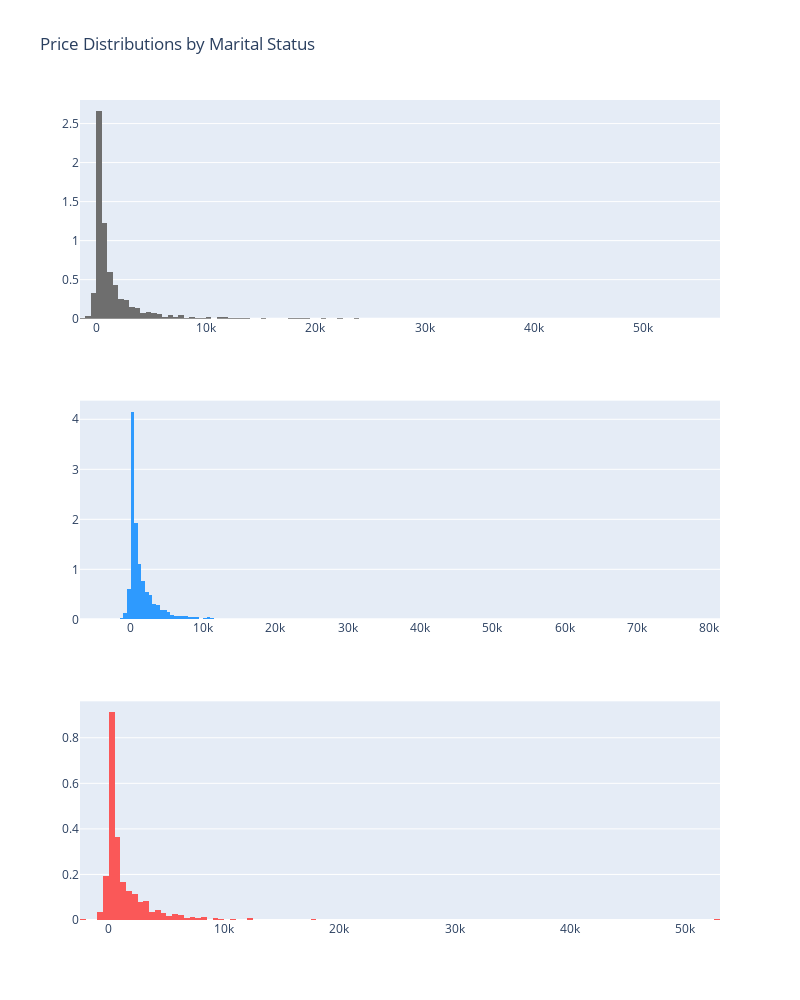

Notebook code for this chart:
### Markdown cell above
Chương 2

### Code cell
# Phân phối số dư tài khoản theo tình trạng hôn nhân
single = df['balance'].loc[df['marital'] == 'single'].values
married = df['balance'].loc[df['marital'] == 'married'].values
divorced = df['balance'].loc[df['marital'] == 'divorced'].values


single_dist = go.Histogram(
    x=single,
    histnorm='density', 
    name='single',
    marker=dict(
        color='#6E6E6E'
    )
)


married_dist = go.Histogram(
    x=married,
    histnorm='density', 
    name='married',
    marker=dict(
        color='#2E9AFE'
    )
)

divorced_dist = go.Histogram(
    x=divorced,
    histnorm='density', 
    name='divorced',
    marker=dict(
        color='#FA5858'
    )
)


fig = tools.make_subplots(rows=3, print_grid=False)

fig.append_trace(single_dist, 1, 1)
fig.append_trace(married_dist, 2, 1)
fig.append_trace(divorced_dist, 3, 1)


fig['layout'].update(showlegend=False, title="Price Distributions by Marital Status",
                    height=1000, width=800)

iplot(fig, filename='custom-sized-subplot-with-subplot-titles')

### Figure 1 — Plotly figure (JSON) as saved in the notebook; plotly's stock layout.template omitted (floating-point values rounded to 4 significant figures; data arrays with more than 128 entries replaced by an {"elided": "..."} marker saying what was removed)
{"data": [{"histnorm": "density", "marker": {"color": "#6E6E6E"}, "name": "single", "type": "histogram", "x": {"elided": "3336 int values"}, "xaxis": "x", "yaxis": "y"}, {"histnorm": "density", "marker": {"color": "#2E9AFE"}, "name": "married", "type": "histogram", "x": {"elided": "5815 int values"}, "xaxis": "x2", "yaxis": "y2"}, {"histnorm": "density", "marker": {"color": "#FA5858"}, "name": "divorced", "type": "histogram", "x": {"elided": "1174 int values"}, "xaxis": "x3", "yaxis": "y3"}], "layout": {"height": 1000, "showlegend": false, "title": {"text": "Price Distributions by Marital Status"}, "width": 800, "xaxis": {"anchor": "y", "domain": [0, 1]}, "xaxis2": {"anchor": "y2", "domain": [0, 1]}, "xaxis3": {"anchor": "y3", "domain": [0, 1]}, "yaxis": {"anchor": "x", "domain": [0.7333, 1]}, "yaxis2": {"anchor": "x2", "domain": [0.3667, 0.6333]}, "yaxis3": {"anchor": "x3", "domain": [0, 0.2667]}}}
